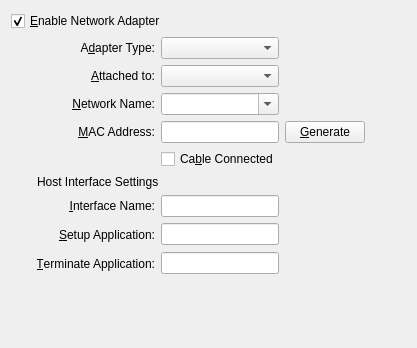
<ui version="4.0" >
 <comment>
 VBox frontends: Qt4 GUI ("VirtualBox"):

 Copyright (C) 2008 Sun Microsystems, Inc.

 This file is part of VirtualBox Open Source Edition (OSE), as
 available from http://www.virtualbox.org. This file is free software;
 you can redistribute it and/or modify it under the terms of the GNU
 General Public License (GPL) as published by the Free Software
 Foundation, in version 2 as it comes in the "COPYING" file of the
 VirtualBox OSE distribution. VirtualBox OSE is distributed in the
 hope that it will be useful, but WITHOUT ANY WARRANTY of any kind.

 Please contact Sun Microsystems, Inc., 4150 Network Circle, Santa
 Clara, CA 95054 USA or visit http://www.sun.com if you need
 additional information or have any questions.
 </comment>
 <class>VBoxVMSettingsNetwork</class>
 <widget class="QWidget" name="VBoxVMSettingsNetwork" >
  <property name="geometry" >
   <rect>
    <x>0</x>
    <y>0</y>
    <width>417</width>
    <height>348</height>
   </rect>
  </property>
  <layout class="QGridLayout" >
   <item row="0" column="0" colspan="2" >
    <widget class="QCheckBox" name="mGbAdapter" >
     <property name="whatsThis" >
      <string>When checked, plugs this virtual network adapter into the virtual machine.</string>
     </property>
     <property name="text" >
      <string>&amp;Enable Network Adapter</string>
     </property>
     <property name="checked" >
      <bool>true</bool>
     </property>
    </widget>
   </item>
   <item row="1" column="0" >
    <spacer>
     <property name="orientation" >
      <enum>Qt::Horizontal</enum>
     </property>
     <property name="sizeType" >
      <enum>QSizePolicy::Fixed</enum>
     </property>
     <property name="sizeHint" >
      <size>
       <width>20</width>
       <height>20</height>
      </size>
     </property>
    </spacer>
   </item>
   <item row="1" column="1" >
    <widget class="QWidget" native="1" name="mNetworkChild" >
     <layout class="QGridLayout" >
      <property name="leftMargin" >
       <number>0</number>
      </property>
      <property name="topMargin" >
       <number>0</number>
      </property>
      <property name="rightMargin" >
       <number>0</number>
      </property>
      <property name="bottomMargin" >
       <number>0</number>
      </property>
      <item row="0" column="0" >
       <widget class="QLabel" name="mLbAType" >
        <property name="text" >
         <string>A&amp;dapter Type:</string>
        </property>
        <property name="alignment" >
         <set>Qt::AlignRight|Qt::AlignTrailing|Qt::AlignVCenter</set>
        </property>
        <property name="buddy" >
         <cstring>mCbAType</cstring>
        </property>
       </widget>
      </item>
      <item row="0" column="1" >
       <widget class="QComboBox" name="mCbAType" >
        <property name="whatsThis" >
         <string>Selects the type of the virtual network adapter. Depending on this value, VirtualBox will provide different network hardware to the virtual machine.</string>
        </property>
       </widget>
      </item>
      <item row="1" column="0" >
       <widget class="QLabel" name="mLbNAType" >
        <property name="text" >
         <string>&amp;Attached to:</string>
        </property>
        <property name="alignment" >
         <set>Qt::AlignRight|Qt::AlignTrailing|Qt::AlignVCenter</set>
        </property>
        <property name="buddy" >
         <cstring>mCbNAType</cstring>
        </property>
       </widget>
      </item>
      <item row="1" column="1" >
       <widget class="QComboBox" name="mCbNAType" >
        <property name="whatsThis" >
         <string>Controls the way how this virtual adapter is attached to the real network of the Host OS.</string>
        </property>
       </widget>
      </item>
      <item row="2" column="0" >
       <widget class="QLabel" name="mLbNetwork" >
        <property name="text" >
         <string>&amp;Network Name:</string>
        </property>
        <property name="alignment" >
         <set>Qt::AlignRight|Qt::AlignTrailing|Qt::AlignVCenter</set>
        </property>
        <property name="buddy" >
         <cstring>mCbNetwork</cstring>
        </property>
       </widget>
      </item>
      <item row="2" column="1" >
       <widget class="QComboBox" name="mCbNetwork" >
        <property name="whatsThis" >
         <string>Displays the name of the internal network selected for this adapter.</string>
        </property>
        <property name="editable" >
         <bool>true</bool>
        </property>
       </widget>
      </item>
      <item row="3" column="0" >
       <widget class="QLabel" name="mLbMAC" >
        <property name="text" >
         <string>&amp;MAC Address:</string>
        </property>
        <property name="alignment" >
         <set>Qt::AlignRight|Qt::AlignTrailing|Qt::AlignVCenter</set>
        </property>
        <property name="buddy" >
         <cstring>mLeMAC</cstring>
        </property>
       </widget>
      </item>
      <item row="3" column="1" >
       <widget class="QLineEdit" name="mLeMAC" >
        <property name="sizePolicy" >
         <sizepolicy vsizetype="Fixed" hsizetype="Preferred" >
          <horstretch>0</horstretch>
          <verstretch>0</verstretch>
         </sizepolicy>
        </property>
        <property name="whatsThis" >
         <string>Displays the MAC address of this adapter. It contains exactly 12 characters chosen from {0-9,A-F}. Note that the second character must be an even digit.</string>
        </property>
       </widget>
      </item>
      <item row="3" column="2" >
       <widget class="QPushButton" name="mPbMAC" >
        <property name="whatsThis" >
         <string>Generates a new random MAC address.</string>
        </property>
        <property name="text" >
         <string>&amp;Generate</string>
        </property>
       </widget>
      </item>
      <item row="4" column="1" >
       <widget class="QCheckBox" name="mCbCable" >
        <property name="whatsThis" >
         <string>Indicates whether the virtual network cable is plugged in on machine startup or not.</string>
        </property>
        <property name="text" >
         <string>Ca&amp;ble Connected</string>
        </property>
       </widget>
      </item>
      <item row="5" column="0" colspan="3" >
       <widget class="QILabelSeparator" name="mGbTap" >
        <property name="text" >
         <string>Host Interface Settings</string>
        </property>
        <property name="buddy" >
         <cstring>mLeInterface_x11</cstring>
        </property>
       </widget>
      </item>
      <item row="6" column="0" >
       <widget class="QLabel" name="mLbInterface_x11" >
        <property name="text" >
         <string>&amp;Interface Name:</string>
        </property>
        <property name="alignment" >
         <set>Qt::AlignRight|Qt::AlignTrailing|Qt::AlignVCenter</set>
        </property>
        <property name="buddy" >
         <cstring>mLeInterface_x11</cstring>
        </property>
       </widget>
      </item>
      <item row="6" column="1" >
       <widget class="QLineEdit" name="mLeInterface_x11" >
        <property name="sizePolicy" >
         <sizepolicy vsizetype="Fixed" hsizetype="Preferred" >
          <horstretch>0</horstretch>
          <verstretch>0</verstretch>
         </sizepolicy>
        </property>
        <property name="whatsThis" >
         <string>Displays the TAP interface name.</string>
        </property>
       </widget>
      </item>
      <item row="7" column="0" >
       <widget class="QLabel" name="mLbSetup_x11" >
        <property name="text" >
         <string>&amp;Setup Application:</string>
        </property>
        <property name="alignment" >
         <set>Qt::AlignRight|Qt::AlignTrailing|Qt::AlignVCenter</set>
        </property>
        <property name="buddy" >
         <cstring>mLeSetup_x11</cstring>
        </property>
       </widget>
      </item>
      <item row="7" column="1" >
       <widget class="QLineEdit" name="mLeSetup_x11" >
        <property name="sizePolicy" >
         <sizepolicy vsizetype="Fixed" hsizetype="Preferred" >
          <horstretch>0</horstretch>
          <verstretch>0</verstretch>
         </sizepolicy>
        </property>
        <property name="whatsThis" >
         <string>Displays the command executed to set up the TAP interface.</string>
        </property>
       </widget>
      </item>
      <item row="7" column="2" >
       <widget class="QToolButton" name="mTbSetup_x11" >
        <property name="whatsThis" >
         <string>Selects the setup application.</string>
        </property>
        <property name="autoRaise" >
         <bool>true</bool>
        </property>
       </widget>
      </item>
      <item row="8" column="0" >
       <widget class="QLabel" name="mLbTerminate_x11" >
        <property name="text" >
         <string>&amp;Terminate Application:</string>
        </property>
        <property name="alignment" >
         <set>Qt::AlignRight|Qt::AlignTrailing|Qt::AlignVCenter</set>
        </property>
        <property name="buddy" >
         <cstring>mLeTerminate_x11</cstring>
        </property>
       </widget>
      </item>
      <item row="8" column="1" >
       <widget class="QLineEdit" name="mLeTerminate_x11" >
        <property name="sizePolicy" >
         <sizepolicy vsizetype="Fixed" hsizetype="Preferred" >
          <horstretch>0</horstretch>
          <verstretch>0</verstretch>
         </sizepolicy>
        </property>
        <property name="whatsThis" >
         <string>Displays the command executed to terminate the TAP interface.</string>
        </property>
       </widget>
      </item>
      <item row="8" column="2" >
       <widget class="QToolButton" name="mTbTerminate_x11" >
        <property name="whatsThis" >
         <string>Selects the terminate application.</string>
        </property>
        <property name="autoRaise" >
         <bool>true</bool>
        </property>
       </widget>
      </item>
     </layout>
    </widget>
   </item>
   <item row="1" column="2" >
    <spacer>
     <property name="orientation" >
      <enum>Qt::Horizontal</enum>
     </property>
     <property name="sizeHint" >
      <size>
       <width>40</width>
       <height>20</height>
      </size>
     </property>
    </spacer>
   </item>
   <item row="2" column="1" >
    <spacer>
     <property name="orientation" >
      <enum>Qt::Vertical</enum>
     </property>
     <property name="sizeHint" >
      <size>
       <width>20</width>
       <height>40</height>
      </size>
     </property>
    </spacer>
   </item>
  </layout>
 </widget>
 <customwidgets>
  <customwidget>
   <class>QILabelSeparator</class>
   <extends>QLabel</extends>
   <header>QILabelSeparator.h</header>
  </customwidget>
 </customwidgets>
 <resources/>
 <connections>
  <connection>
   <sender>mGbAdapter</sender>
   <signal>toggled(bool)</signal>
   <receiver>mNetworkChild</receiver>
   <slot>setEnabled(bool)</slot>
   <hints>
    <hint type="sourcelabel" >
     <x>190</x>
     <y>19</y>
    </hint>
    <hint type="destinationlabel" >
     <x>203</x>
     <y>164</y>
    </hint>
   </hints>
  </connection>
 </connections>
</ui>
